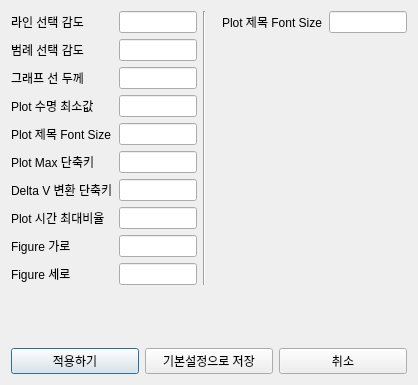
<?xml version="1.0" encoding="UTF-8"?>
<ui version="4.0">
 <class>Dialog</class>
 <widget class="QDialog" name="Dialog">
  <property name="geometry">
   <rect>
    <x>0</x>
    <y>0</y>
    <width>418</width>
    <height>385</height>
   </rect>
  </property>
  <property name="windowTitle">
   <string>Dialog</string>
  </property>
  <layout class="QVBoxLayout" name="verticalLayout">
   <item>
    <layout class="QHBoxLayout" name="horizontalLayout_2">
     <item>
      <layout class="QFormLayout" name="formLayout_7">
       <item row="0" column="0">
        <widget class="QLabel" name="label">
         <property name="text">
          <string>라인 선택 감도</string>
         </property>
        </widget>
       </item>
       <item row="1" column="0">
        <widget class="QLabel" name="label_3">
         <property name="text">
          <string>범례 선택 감도</string>
         </property>
        </widget>
       </item>
       <item row="2" column="0">
        <widget class="QLabel" name="label_4">
         <property name="text">
          <string>그래프 선 두께</string>
         </property>
        </widget>
       </item>
       <item row="3" column="0">
        <widget class="QLabel" name="label_5">
         <property name="text">
          <string>Plot 수명 최소값</string>
         </property>
        </widget>
       </item>
       <item row="4" column="0">
        <widget class="QLabel" name="label_6">
         <property name="text">
          <string>Plot 제목 Font Size</string>
         </property>
        </widget>
       </item>
       <item row="0" column="1">
        <widget class="QLineEdit" name="text_picker_line"/>
       </item>
       <item row="1" column="1">
        <widget class="QLineEdit" name="text_picker_legend"/>
       </item>
       <item row="2" column="1">
        <widget class="QLineEdit" name="text_thick_line"/>
       </item>
       <item row="3" column="1">
        <widget class="QLineEdit" name="text_import_MinLT"/>
       </item>
       <item row="4" column="1">
        <widget class="QLineEdit" name="text_title_font_size"/>
       </item>
       <item row="5" column="0">
        <widget class="QLabel" name="label_7">
         <property name="text">
          <string>Plot Max 단축키</string>
         </property>
        </widget>
       </item>
       <item row="6" column="0">
        <widget class="QLabel" name="label_8">
         <property name="text">
          <string>Delta V 변환 단축키</string>
         </property>
        </widget>
       </item>
       <item row="5" column="1">
        <widget class="QLineEdit" name="text_run_plotMax"/>
       </item>
       <item row="6" column="1">
        <widget class="QLineEdit" name="text_run_delV"/>
       </item>
       <item row="7" column="0">
        <widget class="QLabel" name="label_9">
         <property name="text">
          <string>Plot 시간 최대비율</string>
         </property>
        </widget>
       </item>
       <item row="7" column="1">
        <widget class="QLineEdit" name="text_plot_time_ratio"/>
       </item>
       <item row="9" column="0">
        <widget class="QLabel" name="label_10">
         <property name="text">
          <string>Figure 세로</string>
         </property>
        </widget>
       </item>
       <item row="8" column="0">
        <widget class="QLabel" name="label_11">
         <property name="text">
          <string>Figure 가로</string>
         </property>
        </widget>
       </item>
       <item row="8" column="1">
        <widget class="QLineEdit" name="text_fig_width"/>
       </item>
       <item row="9" column="1">
        <widget class="QLineEdit" name="text_fig_length"/>
       </item>
      </layout>
     </item>
     <item>
      <widget class="Line" name="line">
       <property name="orientation">
        <enum>Qt::Vertical</enum>
       </property>
      </widget>
     </item>
     <item>
      <spacer name="horizontalSpacer">
       <property name="orientation">
        <enum>Qt::Horizontal</enum>
       </property>
       <property name="sizeHint" stdset="0">
        <size>
         <width>40</width>
         <height>20</height>
        </size>
       </property>
      </spacer>
     </item>
     <item>
      <layout class="QFormLayout" name="formLayout_8">
       <item row="0" column="0">
        <widget class="QLabel" name="label_2">
         <property name="text">
          <string>Plot 제목 Font Size</string>
         </property>
        </widget>
       </item>
       <item row="0" column="1">
        <widget class="QLineEdit" name="lineEdit_6"/>
       </item>
      </layout>
     </item>
    </layout>
   </item>
   <item>
    <spacer name="verticalSpacer">
     <property name="orientation">
      <enum>Qt::Vertical</enum>
     </property>
     <property name="sizeHint" stdset="0">
      <size>
       <width>20</width>
       <height>40</height>
      </size>
     </property>
    </spacer>
   </item>
   <item>
    <layout class="QHBoxLayout" name="horizontalLayout">
     <item>
      <widget class="QPushButton" name="push_apply">
       <property name="text">
        <string>적용하기</string>
       </property>
      </widget>
     </item>
     <item>
      <widget class="QPushButton" name="push_save_default">
       <property name="text">
        <string>기본설정으로 저장</string>
       </property>
      </widget>
     </item>
     <item>
      <widget class="QPushButton" name="push_cancel">
       <property name="text">
        <string>취소</string>
       </property>
      </widget>
     </item>
    </layout>
   </item>
  </layout>
 </widget>
 <resources/>
 <connections/>
</ui>
